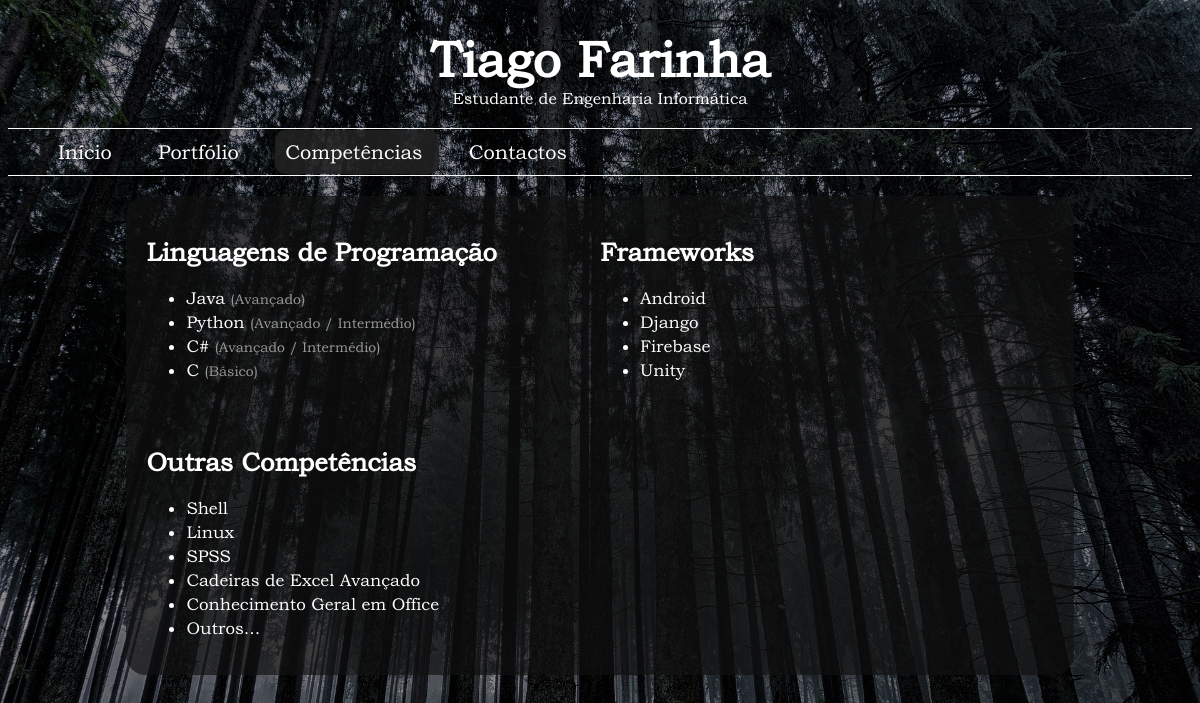
The app's page /skills/, older data.
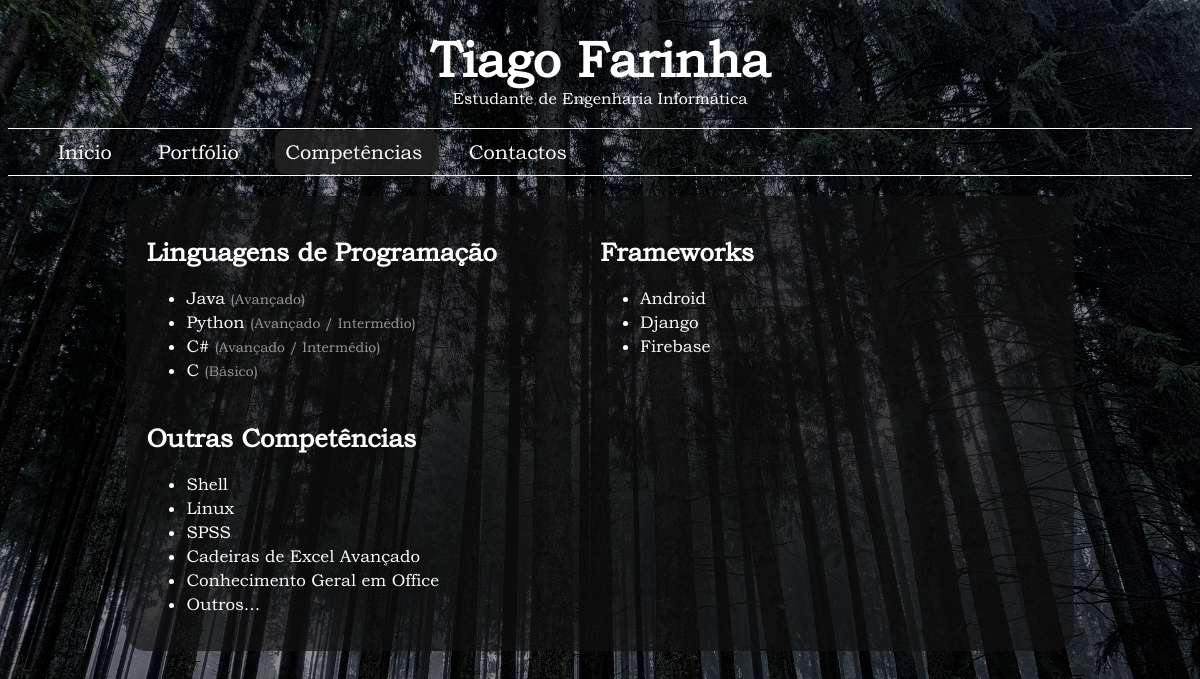
The same page, newer data.
### main_app/models.py (models this page shows, shortened)
class Languages(models.Model):
    name = models.CharField(max_length=100)
    level = models.CharField(max_length=100)
    priority = models.IntegerField(default=0)

class Frameworks(models.Model):
    name = models.CharField(max_length=100)
    priority = models.IntegerField(default=0)

class OtherSkills(models.Model):
    name = models.CharField(max_length=150)
    priority = models.IntegerField(default=0)

### main_app/views.py (the view)
# urls.py: path('skills/', views.skills, name='skills_view'),
def skills(request):
    check_language(request)
    skill_list = {"languages": Languages.objects.all().order_by('priority'),
                  "frameworks": Frameworks.objects.all().order_by('priority'),
                  "other_skills": OtherSkills.objects.all().order_by('priority'),
                  "active": "skills",
                  }
    skill_list = {**skill_list, **LanguageUtils.get_base_words(request)}
    return render(request, "SkillsPage.html", skill_list)

### main_app/views.py (called while the page is built)
def check_language(request):
    try:
        request.session['lang']
    except KeyError:
        request.session['lang'] = 'pt'

### templates/SkillsPage.html (shortened to what this page needs)
{% extends "DefaultPage.html" %}
{% block content %}
    <section class="skills_style">
        <div class="languages_style">
            <h2> {{ languages_text }} </h2>
            <ul>
                {% for language in languages %}
                    <li> {{ language.name }} <p>({{ language.level }})</p></li>
                {% endfor %}
            </ul>
        </div>
        <div class="frameworks_style">
            <h2> Frameworks </h2>
            <ul>
                {% for framework in frameworks %}
                    <li> {{ framework.name }}</li>
                {% endfor %}
            </ul>
        </div>
        <div class="other_skills_style">
            <h2> {{ other_skills_text }} </h2>
            <ul>
                {% for other in other_skills %}
                    <li> {{ other.name }}</li>
                {% endfor %}
            </ul>
        </div>
    </section>
{% endblock content %}

Row changes from the older to the newer data that the page shows:
removed Frameworks: name "Unity"
